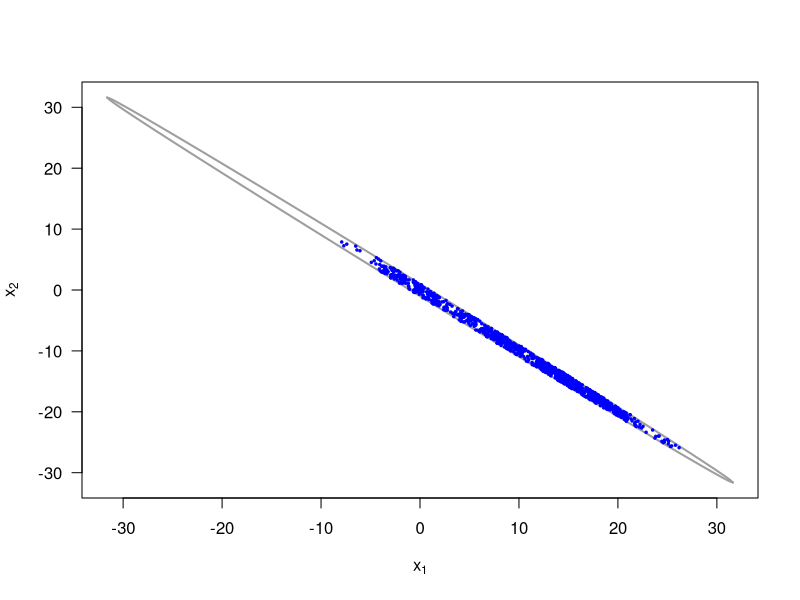
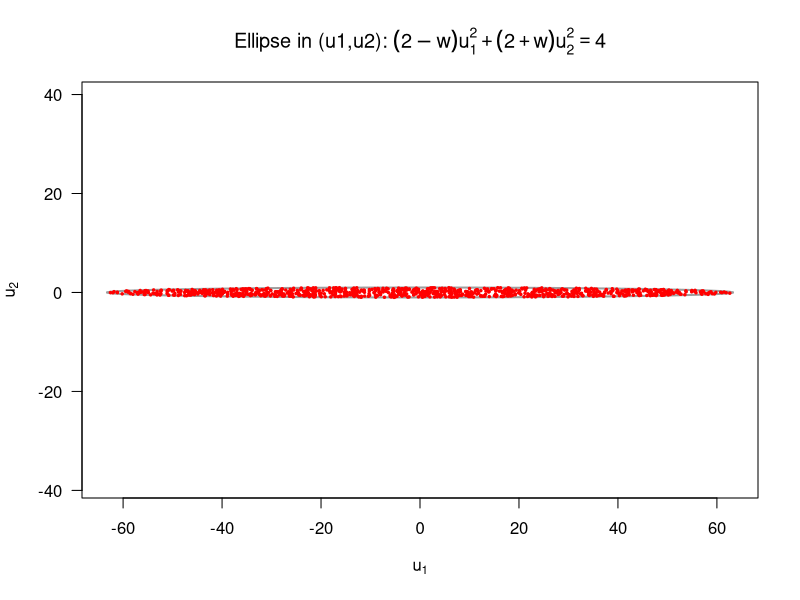

R code for these plots, in order:
w  <- 1.999
xv <- seq(-1, 1, by=0.01) * 1/sqrt(1-w^2/4)  
plot(xv, xv, type="n", xlab=expression(x[1]), ylab=expression(x[2]), las=1)
# ellipse
lines(xv, -(w/2)*xv-sqrt(1-(1-w^2/4)*xv^2), lwd=2, col=8)
lines(xv, -(w/2)*xv+sqrt(1-(1-w^2/4)*xv^2), lwd=2, col=8)

gibbs_sampling <- function(w,n) {
  x1 <- 0
  x2 <- 0
  samples <- matrix(0, nrow = n, ncol = 2)
  
  for (i in 1:n) {

    x1_min <- -(w/2) * x2 - sqrt(1-(1-w^2/4)*x2^2)
    x1_max <- -(w/2) * x2 + sqrt(1-(1-w^2/4)*x2^2)
    x1 <- runif(1, x1_min, x1_max)
    
    x2_min <- -(w/2) * x1 - sqrt(1-(1-w^2/4)*x1^2)
    x2_max <- -(w/2) * x1 + sqrt(1-(1-w^2/4)*x1^2)
    x2 <- runif(1, x2_min, x2_max)
    
    samples[i, ] <- c(x1, x2)
  }
  
  return(samples)
}

set.seed(12345)
samples <- gibbs_sampling(1.999,1000)
mean(samples[,1] > 0)
points(samples[,1], samples[,2], pch = 20, cex = 0.5, col = "blue")

 
gibbs_sampling_U <- function(w, n) {
  U1 <- 0
  U2 <- 0
  samples_U <- matrix(0, nrow = n, ncol = 2)
  
  for (i in 1:n) {
    
    molecular1 <- 4 - (2 + w)*U2^2
    rangeU1 <- sqrt(molecular1 / (2 - w))
    U1_min <- -rangeU1
    U1_max <-  rangeU1
    U1 <- runif(1, U1_min, U1_max)
    
    molecular2 <- 4 - (2 - w)*U1^2
    rangeU2 <- sqrt(molecular2 / (2 + w))
    U2_min <- -rangeU2
    U2_max <-  rangeU2
    U2 <- runif(1, U2_min, U2_max)
    
    samples_U[i, ] <- c(U1, U2)
  }
  

  return(samples_U)
}
samples_U <- gibbs_sampling_U(1.999,1000)
samples_X <- cbind( (samples_U[,1] + samples_U[,2]) / 2,
                    (samples_U[,2] - samples_U[,1]) / 2 )


u1v <- seq(-1, 1, by = 0.01) * sqrt(4 / (2 - w))
u2_plus  <-  sqrt( pmax(0, 4 - (2 - w)*u1v^2 ) / (2 + w) )
u2_minus <- -u2_plus
plot(u1v, u2_plus, type="n", xlab=expression(u[1]), ylab=expression(u[2]), 
     asp = 1, las = 1, 
     main = bquote("Ellipse in (u1,u2):"~(2-w)*u[1]^2 + (2+w)*u[2]^2==4))
lines(u1v,  u2_plus,  lwd=2, col=8)
lines(u1v,  u2_minus, lwd=2, col=8)

points(samples_U[,1], samples_U[,2], pch = 20, cex = 0.5, col = "red")
